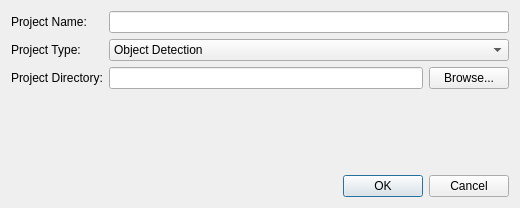
<?xml version="1.0" encoding="UTF-8"?>
<ui version="4.0">
 <class>CreateProjectDialog</class>
 <widget class="QDialog" name="CreateProjectDialog">
  <property name="geometry">
   <rect>
    <x>0</x>
    <y>0</y>
    <width>520</width>
    <height>208</height>
   </rect>
  </property>
  <property name="windowTitle">
   <string>Create New Project</string>
  </property>
  <layout class="QVBoxLayout" name="verticalLayout">
   <item>
    <layout class="QFormLayout" name="formLayout">
     <item row="0" column="0">
      <widget class="QLabel" name="labelProjectName">
       <property name="text">
        <string>Project Name:</string>
       </property>
      </widget>
     </item>
     <item row="0" column="1">
      <widget class="QLineEdit" name="lineEditProjectName"/>
     </item>
     <item row="2" column="0">
      <widget class="QLabel" name="labelProjectDir">
       <property name="text">
        <string>Project Directory:</string>
       </property>
      </widget>
     </item>
     <item row="2" column="1">
      <layout class="QHBoxLayout" name="horizontalLayout">
       <item>
        <widget class="QLineEdit" name="lineEditProjectDir"/>
       </item>
       <item>
        <widget class="QPushButton" name="pushButtonBrowse">
         <property name="text">
          <string>Browse...</string>
         </property>
        </widget>
       </item>
      </layout>
     </item>
     <item row="1" column="0">
      <widget class="QLabel" name="label">
       <property name="text">
        <string>Project Type:</string>
       </property>
      </widget>
     </item>
     <item row="1" column="1">
      <widget class="QComboBox" name="comboBoxProjectType">
       <property name="sizePolicy">
        <sizepolicy hsizetype="Minimum" vsizetype="Fixed">
         <horstretch>0</horstretch>
         <verstretch>0</verstretch>
        </sizepolicy>
       </property>
       <item>
        <property name="text">
         <string>Object Detection</string>
        </property>
       </item>
       <item>
        <property name="text">
         <string>Image Classification</string>
        </property>
       </item>
      </widget>
     </item>
    </layout>
   </item>
   <item>
    <widget class="QDialogButtonBox" name="buttonBox">
     <property name="orientation">
      <enum>Qt::Orientation::Horizontal</enum>
     </property>
     <property name="standardButtons">
      <set>QDialogButtonBox::StandardButton::Cancel|QDialogButtonBox::StandardButton::Ok</set>
     </property>
    </widget>
   </item>
  </layout>
 </widget>
 <resources/>
 <connections>
  <connection>
   <sender>buttonBox</sender>
   <signal>accepted()</signal>
   <receiver>CreateProjectDialog</receiver>
   <slot>accept()</slot>
   <hints>
    <hint type="sourcelabel">
     <x>248</x>
     <y>254</y>
    </hint>
    <hint type="destinationlabel">
     <x>157</x>
     <y>274</y>
    </hint>
   </hints>
  </connection>
  <connection>
   <sender>buttonBox</sender>
   <signal>rejected()</signal>
   <receiver>CreateProjectDialog</receiver>
   <slot>reject()</slot>
   <hints>
    <hint type="sourcelabel">
     <x>316</x>
     <y>260</y>
    </hint>
    <hint type="destinationlabel">
     <x>286</x>
     <y>274</y>
    </hint>
   </hints>
  </connection>
 </connections>
</ui>
